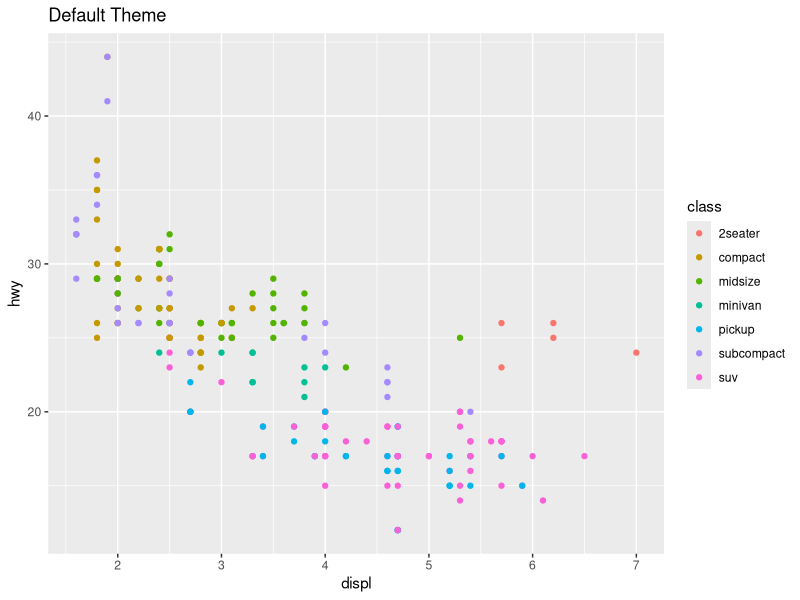
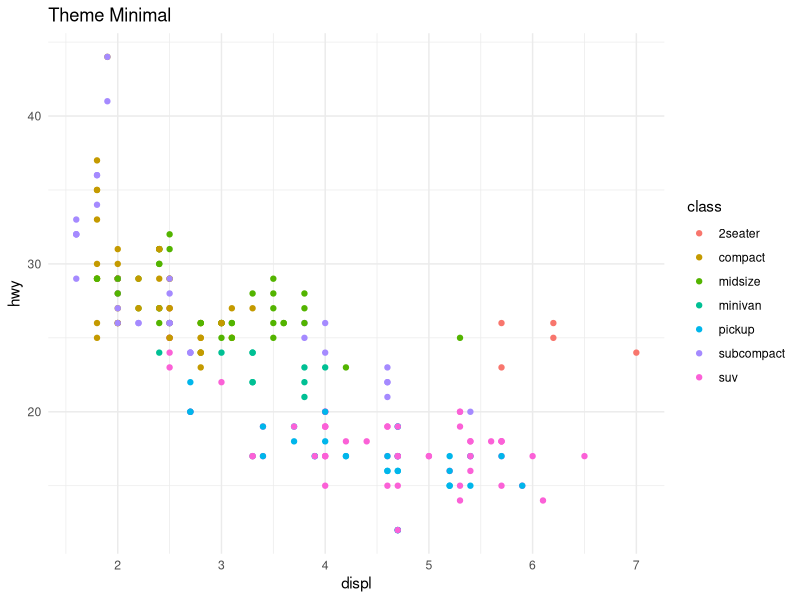
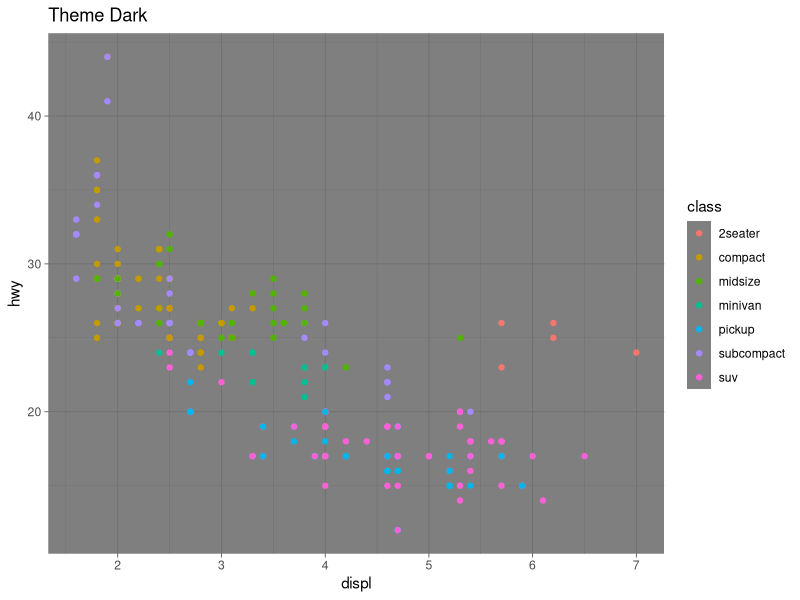
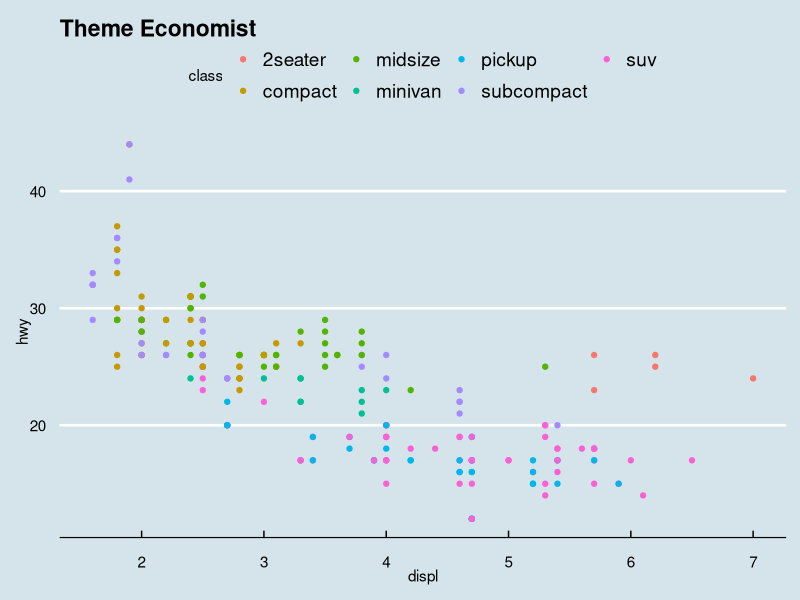
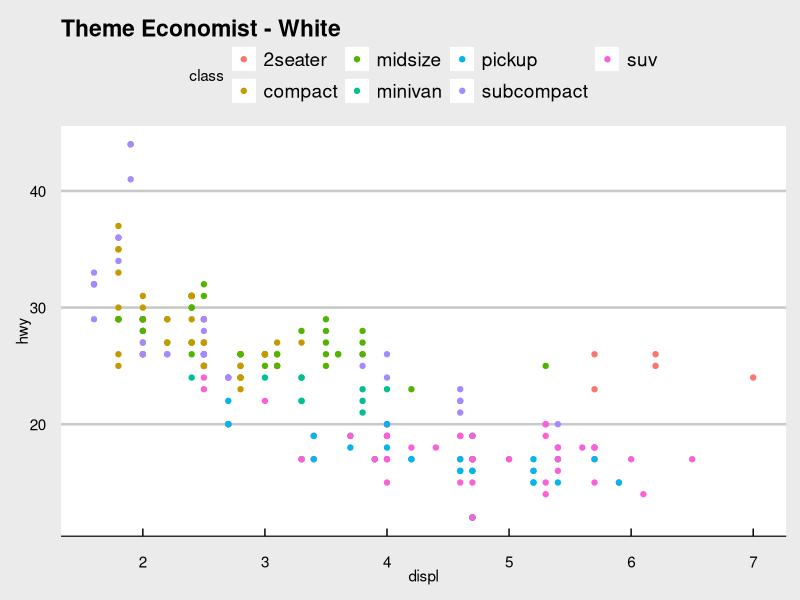
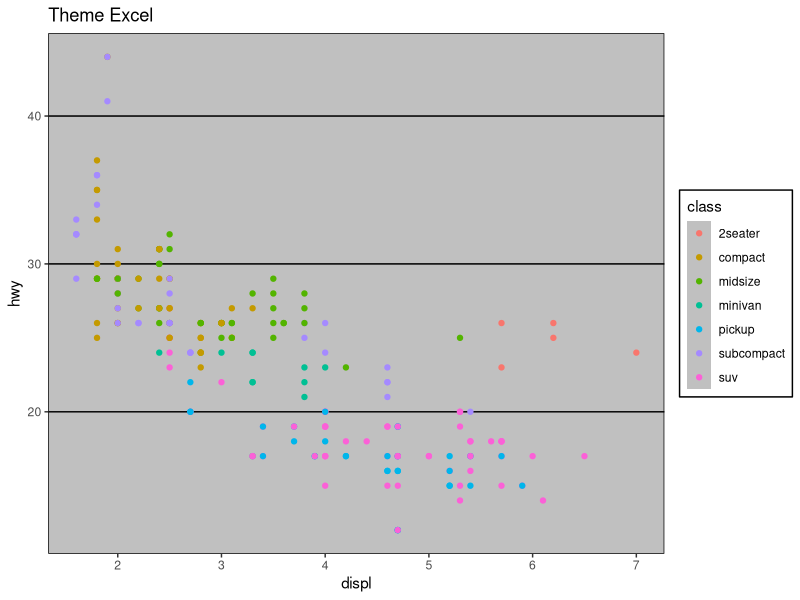
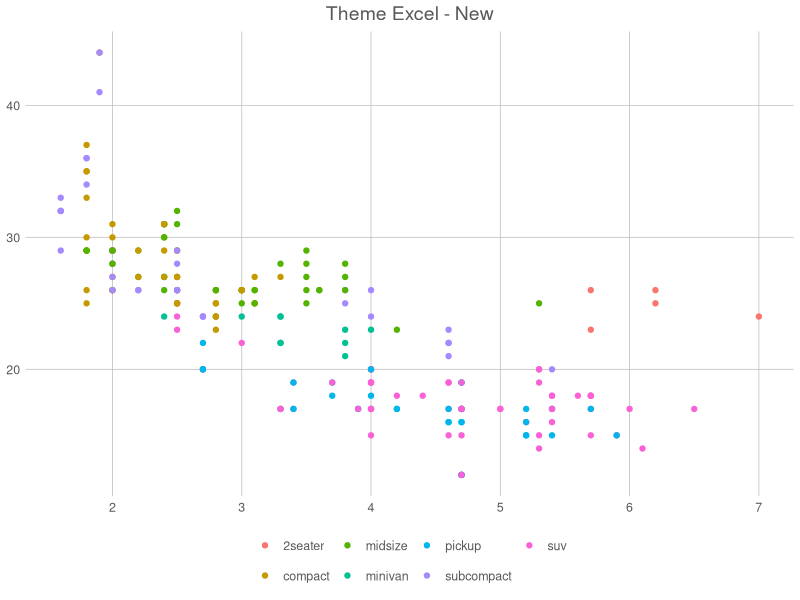
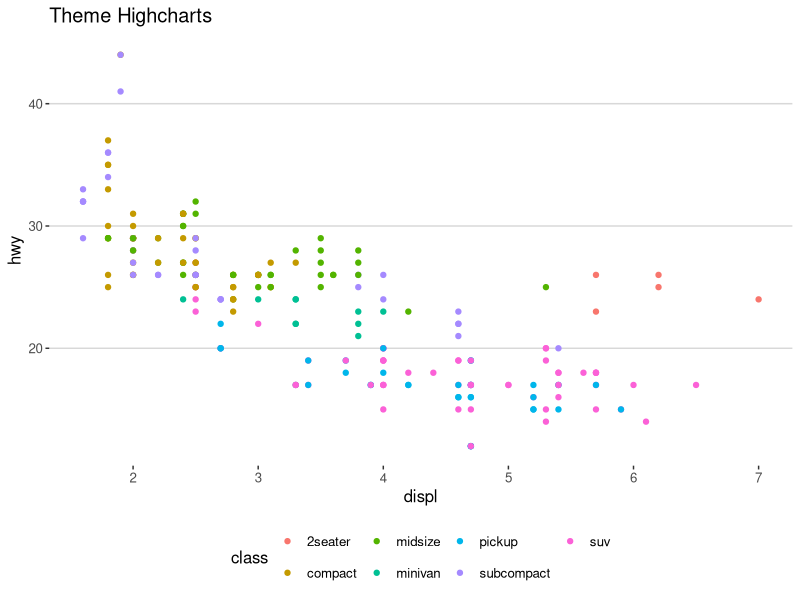

These charts were generated, in order, by the following R code:
## ---- chunk 1
library(ggplot2)
library(ggthemes)

# Basic plot
p <- ggplot(mpg, aes(x=displ, y=hwy, color=class)) +
  geom_point() +
  labs(title="Default Theme")

p
## ---- chunk 2
p + theme_minimal() +
  labs(title="Theme Minimal")
## ---- chunk 3
p + theme_dark() +
  labs(title="Theme Dark")
## ---- chunk 4
p + theme_economist() +
  labs(title="Theme Economist")
## ---- chunk 5
p + theme_economist_white() +
  labs(title="Theme Economist - White")
## ---- chunk 6
p + theme_excel() +
  labs(title="Theme Excel")
## ---- chunk 7
p + theme_excel_new() +
  labs(title="Theme Excel - New")
## ---- chunk 8
p + theme_hc() +
  labs(title="Theme Highcharts")
## ---- chunk 9
p + theme_gdocs() +
  labs(title="Theme Google Docs")
## ---- chunk 10
p + theme_fivethirtyeight() +
  labs(title="Theme 538")
## ---- chunk 11
p + theme_stata() +
  labs(title="Theme Stata")
## ---- chunk 12
p + theme_wsj() +
  labs(title="Theme Wall Street Journal")
## ---- chunk 13
p + theme_pander() +
  labs(title="Theme Pander")
## ---- chunk 14
custom_theme <- theme(
  plot.title = element_text(size=14, face="bold", hjust=0.5),
  axis.title = element_text(size=12, face="bold"),
  axis.text = element_text(size=10),
  panel.background = element_rect(fill="white"),
  panel.grid.major = element_line(color="grey", size=0.5),
  panel.grid.minor = element_line(color="lightgrey", size=0.25)
)

p + custom_theme + labs(title="Custom Theme")
